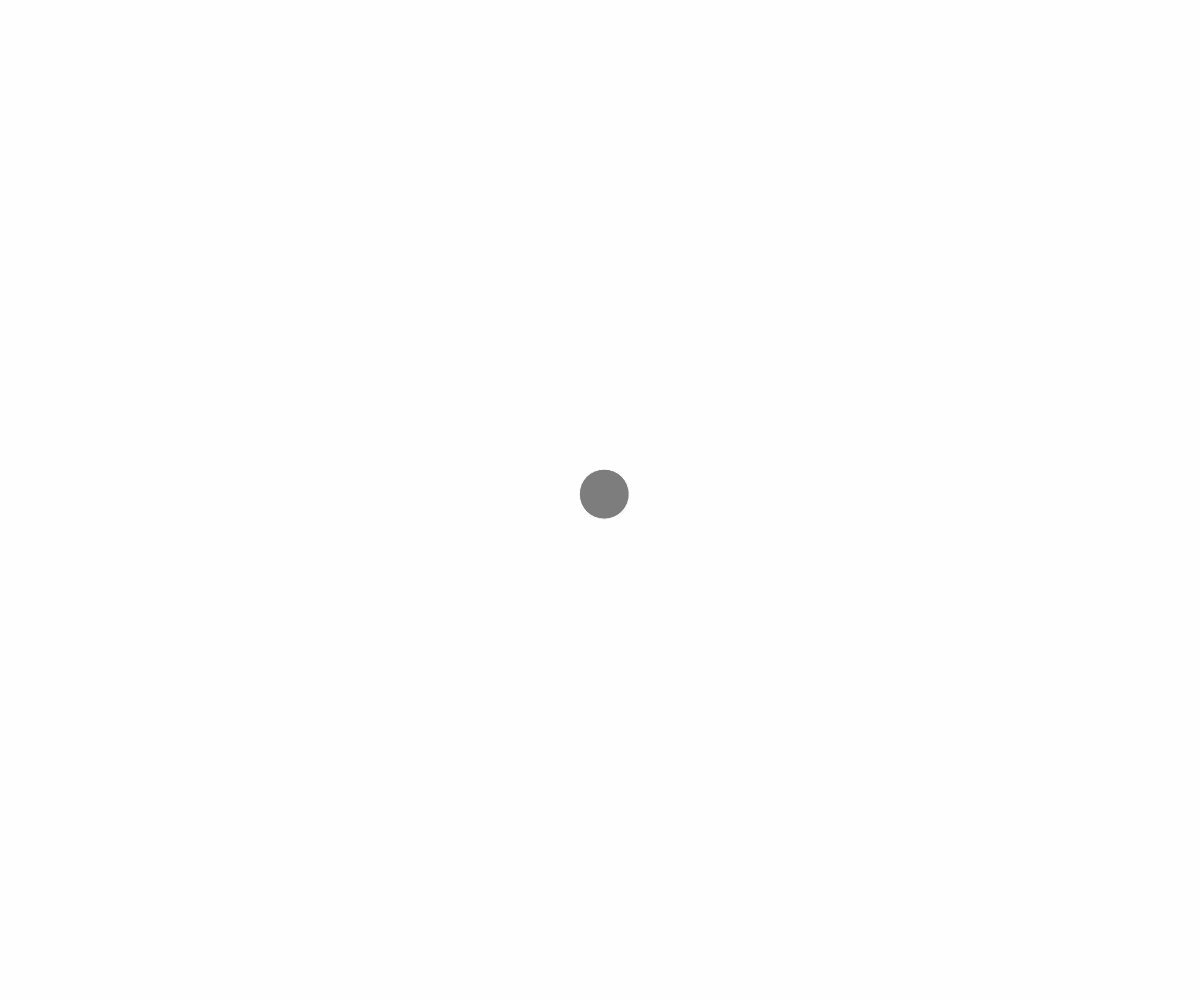
Frame 1 (no input)
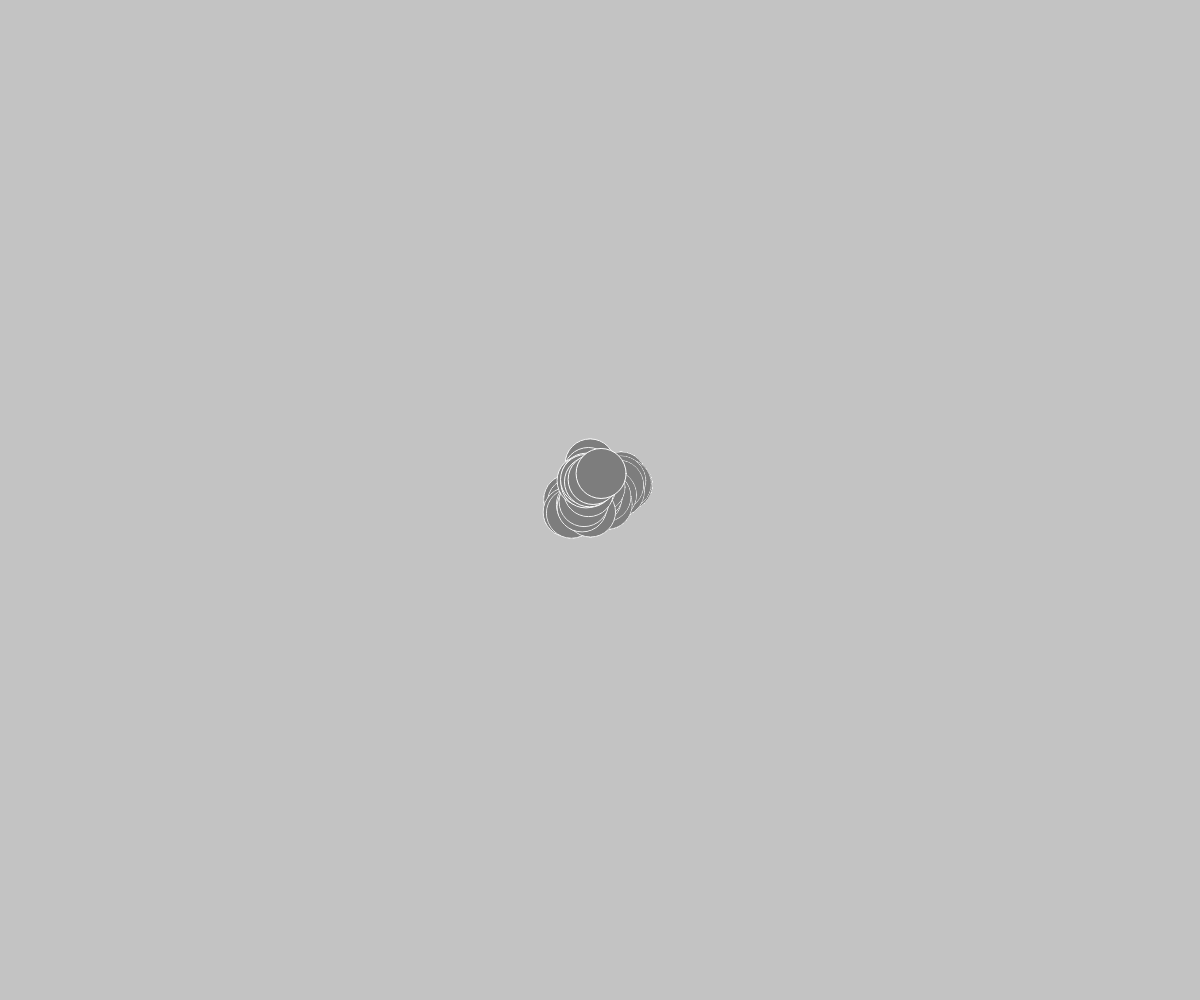
Frame 60 (no input)
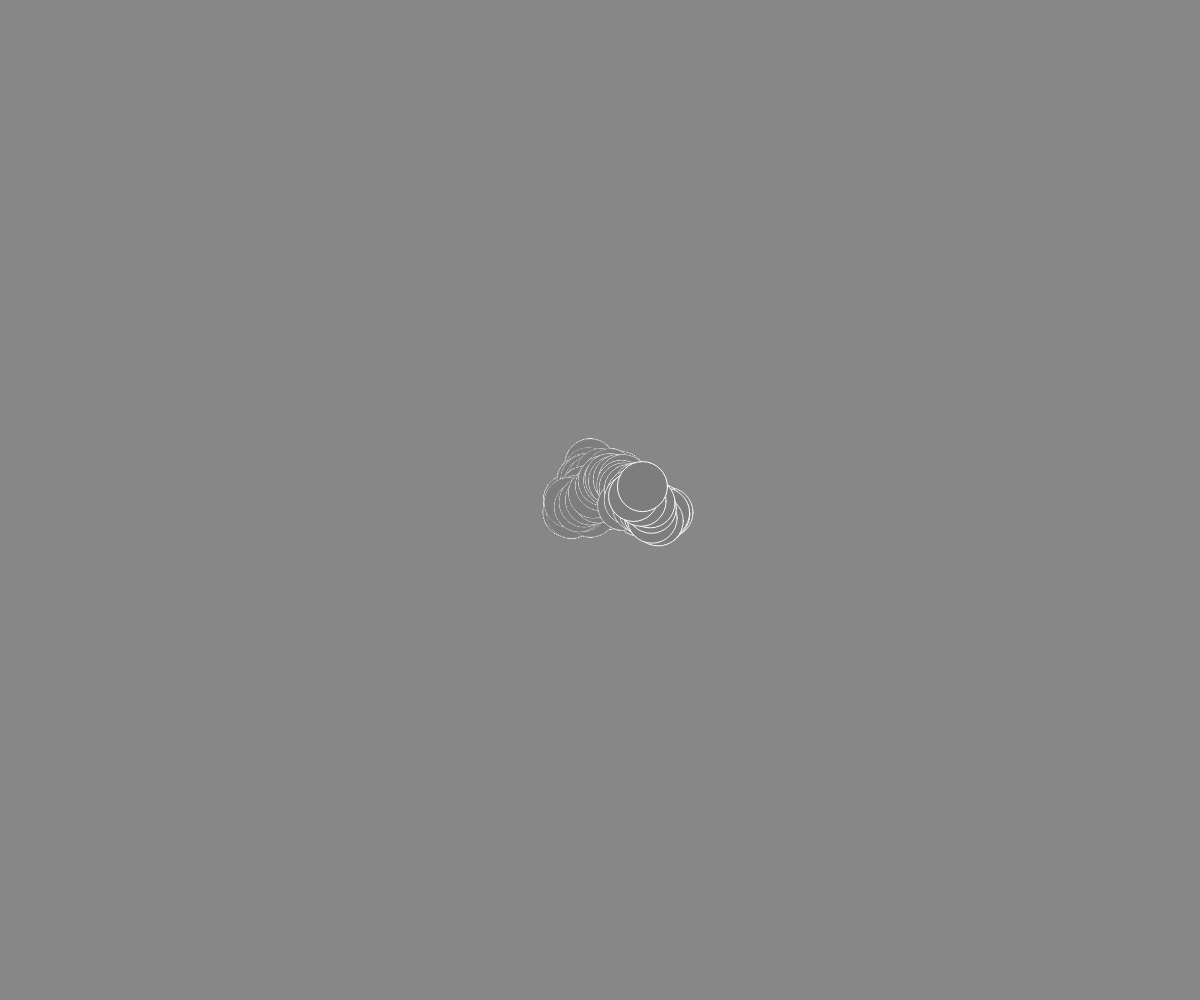
Frame 120 (the mouse pressed at the canvas centre since frame 60)

The p5.js sketch that drew these frames (run headless with seeded random() and noise() and a simulated clock; from frame 60 on, the mouse is pressed at the canvas centre):

// p5.js sketch
// ── sketch.js
var x, y;

function setup() {
	createCanvas(windowWidth, windowHeight);

	x = width/2;
  y = height/2;

  fill(125);
  stroke(255);
}

function draw() {

  background(50, 1);

  x = x + random(-10, 10);
  y = y + random(-10, 10);

  ellipse(x, y, 50, 50);
}
